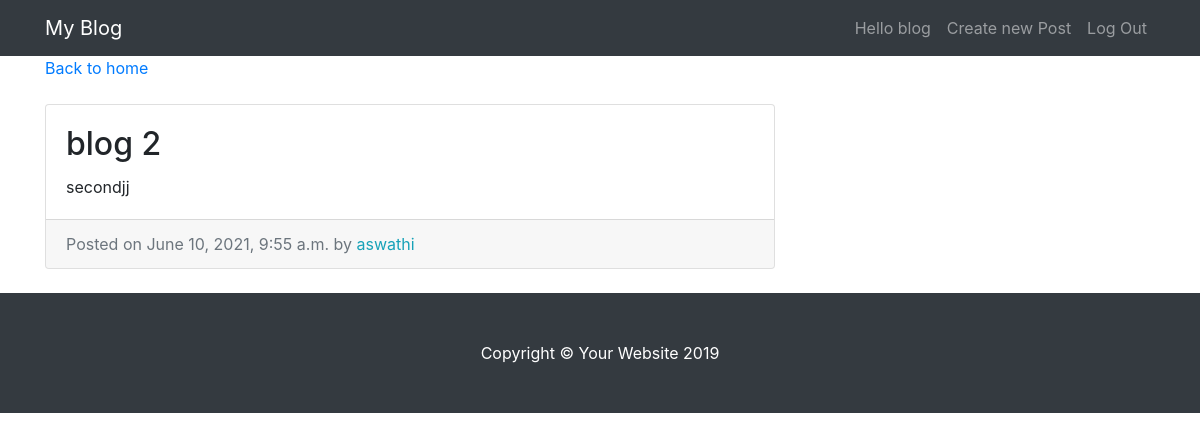
Page /post/2/ (signed in) on the committed database.
### blogapp/models.py (models this page shows, shortened)
class Post(models.Model):
    title=models.CharField(max_length=50)
    text=models.TextField()
    date=models.DateTimeField(auto_now_add=True)
    author=models.ForeignKey(User,on_delete=models.CASCADE)

### blogapp/views.py (the view)
# urls.py: path("post/<int:pk>/",EntryView.as_view(),name="entry_detail"),
class EntryView(LoginRequiredMixin,DetailView):
    model=Post
    template_name="blogapp/entry_detail.html"

### blogapp/templates/blogapp/entry_detail.html (shortened to what this page needs)
{% extends 'blogapp/base.html' %}
{% block content %}
      <div class="col-md-8">
        <a href="{% url 'blog-home' %}">Back to home</a>
        <div class="card mb-4 mt-4">
          <div class="card-body">
            <h2 class="card-title">{{object.title}}</h2>
            <p class="card-text"> {{object.text}}</p>
          </div>
          <div class="card-footer text-muted">
            Posted on {{object.date}} by
            <span class= "text-info mr-2">{{object.author}}</span>
          </div>
        </div>
      </div>
{% endblock %}

### blogapp/templates/blogapp/base.html (shortened to what this page needs)
{% load static %}
<!DOCTYPE html>
<html lang="en">
<head>
  <link href="{% static 'blogapp/vendor/bootstrap/css/bootstrap.min.css' %}" rel="stylesheet">
  <link href="{% static 'blogapp/css/blog-home.css' %}" rel="stylesheet">
</head>
<body>
  <nav class="navbar navbar-expand-lg navbar-dark bg-dark fixed-top">
    <div class="container">
      <a class="navbar-brand" href="{% url 'blog-home' %}">My Blog</a>
      <div class="collapse navbar-collapse" id="navbarResponsive">
        <ul class="navbar-nav ml-auto">
          <li class="nav-item">
            <a class="nav-link" href="#">Hello {{user.username}}</a>
          </li>
          <li class="nav-item">
            <a class="nav-link" href="{% url 'create_entry' %}">Create new Post</a>
          </li>
          <li class="nav-item">
            <a class="nav-link" href="{% url 'logout' %}">Log Out</a>
          </li>
        </ul>
      </div>
    </div>
  </nav>
  <div class="container">
    <div class="row">
    {% block content %} {% endblock %}
    <div class="col-md-4">
      </div>
    </div>
  </div>
  <footer class="py-5 bg-dark">
    <div class="container">
      <p class="m-0 text-center text-white">Copyright &copy; Your Website 2019</p>
    </div>
  </footer>
</body>
</html>

### blogapp/static/blogapp/css/blog-home.css (style rules this page uses)
body { padding-top: 56px; }

### rows in the picture
Post: title "blog 2", text "secondjj", date "June 10, 2021, 9:55 a.m.", author "aswathi"

### other values in the picture
{{ user.username }} "blog"
